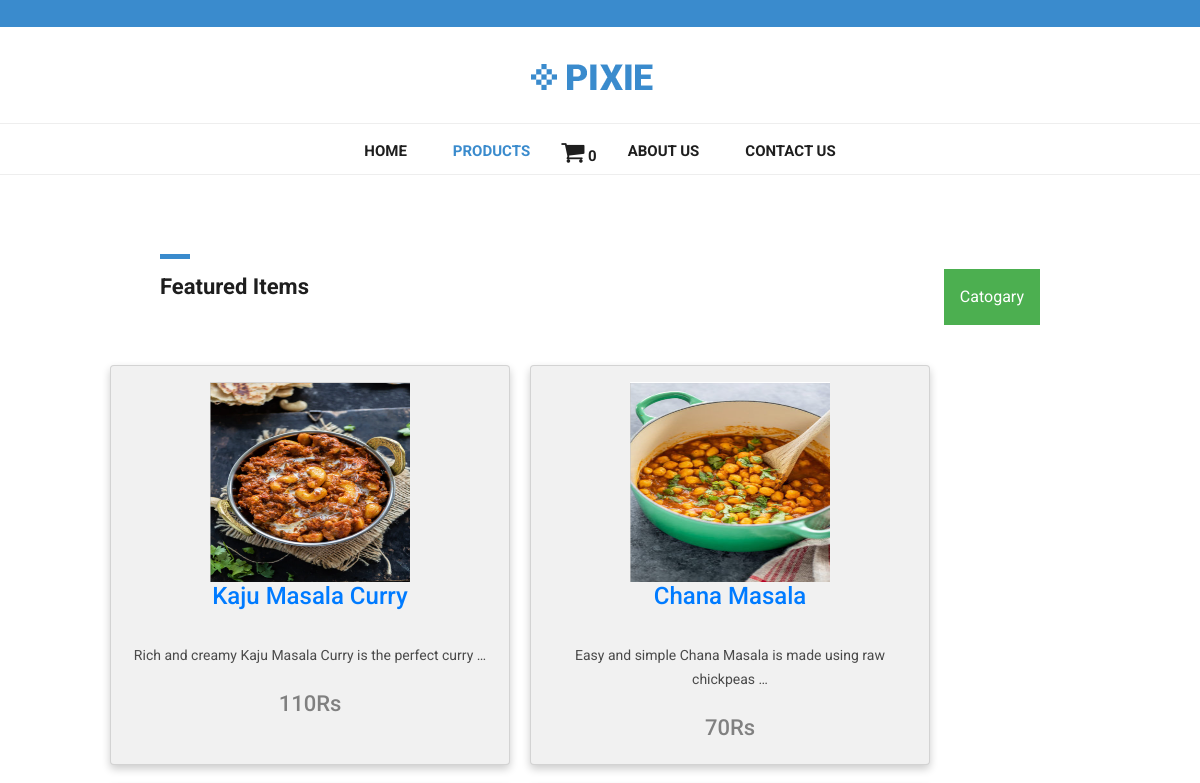
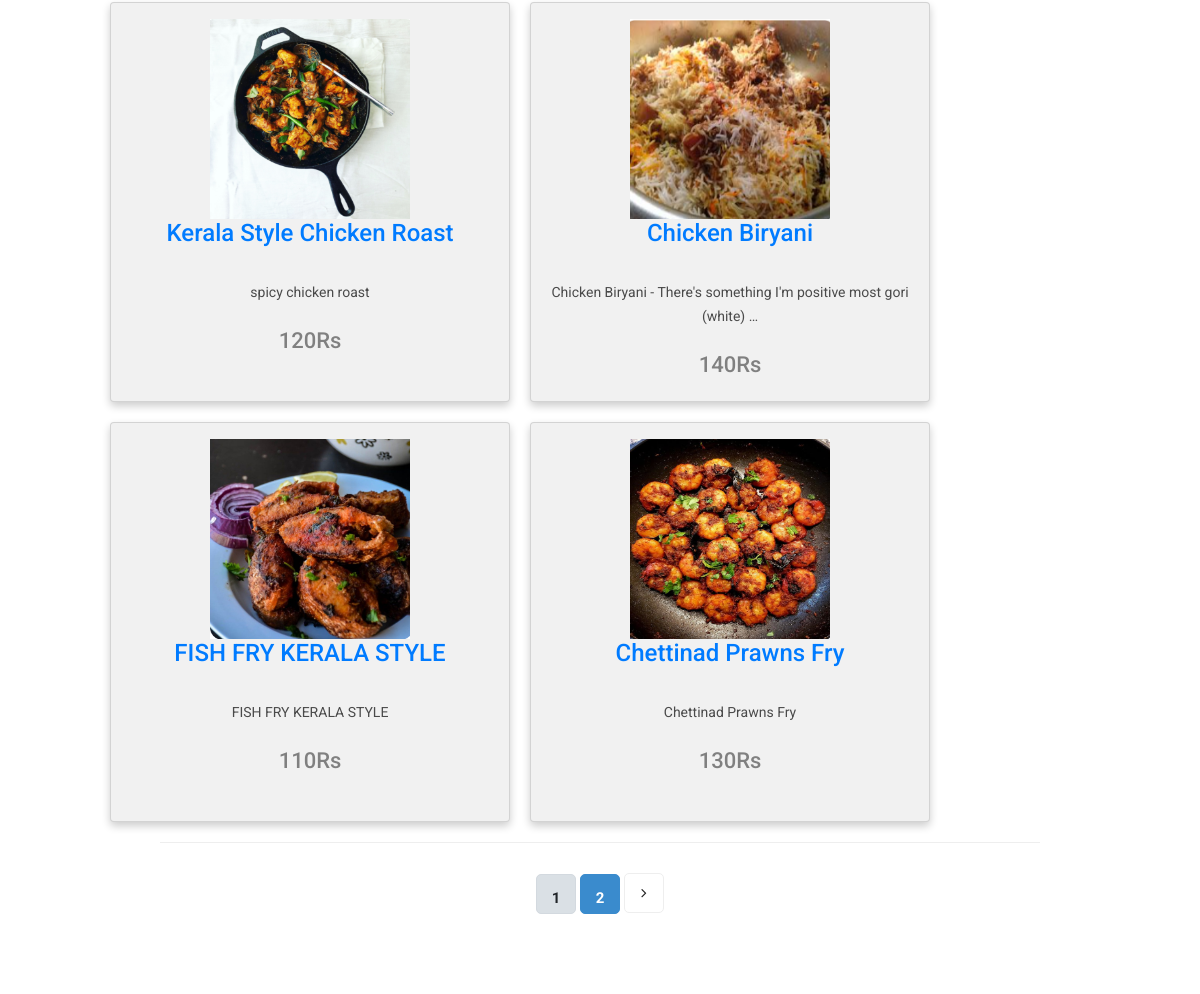
/details, run on the app's committed database (2 pictures, top to bottom).
### shop/models.py (models this page shows)
class product(models.Model):
    name = models.CharField(max_length=250, unique=True)
    slug = models.SlugField(max_length=250, unique=True)
    img=models.ImageField(upload_to='products')
    desc= models.TextField()
    stock=models.IntegerField()
    available=models.BooleanField()
    price=models.IntegerField()
    category=models.ForeignKey(categ,on_delete=models.CASCADE)
    def get_url(self):
        return reverse('single',args=[self.category.slug,self.slug])
    def __str__(self):
        return format(self.name)

### shop/views.py (the view)
# urls.py: path('details',views.details,name='details'),
def details(request,c_slug=None):
    c_page=None
    prodt=None
    if c_slug!=None:
        c_page=get_object_or_404(categ,slug=c_slug)
        prodt=product.objects.filter(category=c_page,available=True)
    else:
        prodt = product.objects.all().filter(available=True)
    cat=categ.objects.all()
    paginator=Paginator(prodt,6)
    try:
        page=int(request.GET.get('page','1'))
    except:
        page=1
    try:
        pro=paginator.page(page)
    except(EmptyPage,InvalidPage):
        pro=paginator.page(paginator.num_pages)
    return render(request,'products.html',{'p':prodt,'ct':cat,'pg':pro})

### cart/context_processor.py (called while the page is built)
def count(request):
    item_count=0
    if 'admin' in request.path:
        return {}
    else:
        try:
            ct=cartlist.objects.filter(cart_id=c_id(request))
            cti=item.objects.all().filter(cart=ct[:1])
            for c in cti:
                item_count+=c.quan
        except cartlist.DoesNotExist:
            item_count=0
        return dict(itc=item_count)

### cart/views.py (called while the page is built)
def c_id(request):
    ct_id=request.session.session_key
    if not ct_id:
        ct_id=request.session.create()
    return ct_id

### shop/models.py (called while the page is built)
    def get_url(self):
        return reverse('prod_cat',args=[self.slug])

### templates/products.html (shortened to what this page needs)
{% load static %}
<!DOCTYPE html>
<html lang="en">
  <head>
    <link href="{% static 'vendor/bootstrap/css/bootstrap.min.css' %}" rel="stylesheet">
    <link rel="stylesheet" href="{% static 'assets/css/fontawesome.css' %}">
    <link rel="stylesheet" href="{% static 'assets/css/tooplate-main.css' %}">
    <link rel="stylesheet" href="{% static 'assets/css/owl.css' %}">
  </head>
  <body>
    <div id="pre-header">
      <div class="container">
        <div class="row">
          <div class="col-md-12">
          </div>
        </div>
      </div>
    </div>
    <nav class="navbar navbar-expand-lg navbar-dark bg-dark static-top">
      <div class="container">
        <a class="navbar-brand" href="#"><img src="{% static 'assets/images/header-logo.png' %}" alt=""></a>
        <div class="collapse navbar-collapse" id="navbarResponsive">
          <ul class="navbar-nav ml-auto">
            <li class="nav-item">
              <a class="nav-link" href="/">Home</a>
            </li>
            <li class="nav-item active">
              <a class="nav-link" href="{% url 'details' %}">Products
              </a>
              <li>
              <a class="nav-link" href="cart/cartdetails"><i class="fa fa-shopping-cart" style="font-size:25px"></i> {{itc}}</a>
              </li>
            </li>
            <li class="nav-item">
              <a class="nav-link" href="{% url 'about' %}">About Us</a>
            </li>
            <li class="nav-item">
              <a class="nav-link" href="{% url 'contact' %}">Contact Us</a>
            </li>
          </ul>
        </div>
      </div>
    </nav>
    <div class="featured-page">
      <div class="container">
        <div class="row">
          <div class="col-md-4 col-sm-12">
            <div class="section-heading">
              <div class="line-dec"></div>
              <h1>Featured Items</h1>
            </div>
          </div>
          <div class="col-md-8 col-sm-12">
            <div id="filters" class="button-group">
              <div class="dropdown">
               <button class="dropbtn">Catogary</button>
              </div>
            </div>
          </div>
        </div>
      </div>
    </div>
<div class="row">
    {% for i in pg.object_list %}
    <a href="{{i.get_url}}">
      <div class="column">
             <div class="card" style="width:400px;height:400px">
               <center>
               <img src="{{i.img.url}}" alt="{{i.name}}" style="width:200px;height:200px"><br>
               <h4>{{i.name}}</h4><br>
                 <p>{{i.desc|truncatewords:10}}</p><br>
                <h6 class="price">{{i.price}}Rs</h6>
</center>
             </div>
      </div>
    </a>
     {% endfor %}
</div>
    <div class="page-navigation">
      <div class="container">
        <div class="row">
          <div class="col-md-12">
            <ul>
              {% for p in pg.paginator.page_range %}
              <li class="current-page"><a href="?page={{p}}" class="btn btn-light btn-sm {% if pg.number == p %} active {% endif %}">{{p}}</a></li>
{% endfor %}
              <li><a href="?page={{p}}"><i class="fa fa-angle-right"></i></a></li>
            </ul>
          </div>
        </div>
      </div>
    </div>
  </body>
</html>

### static/assets/css/tooplate-main.css (style rules this page uses)
body { font-family: 'Roboto', sans-serif; transition: all 0.5s; }
p { margin-bottom: 0px; font-size: 14px; color: #4a4a4a; line-height: 24px; }
a { text-decoration: none!important; }
.section-heading { margin-top: 80px; margin-bottom: 40px; }
.section-heading .line-dec { width: 30px; height: 5px; background-color: #3a8bcd; }
.section-heading h1 { font-size: 22px; font-weight: 700; color: #1e1e1e; margin-top: 15px; }
#pre-header { background-color: #3a8bcd; text-align: center; }
.navbar .navbar-brand { text-align: center; width: 100%; position: relative; padding: 25px 0px; }
.bg-dark { background-color: #fff!important; border-bottom: 1px solid #eee; }
#navbarResponsive { z-index: 999; position: absolute; left: 50%; top: 105px; transform: translateX(-50%); }
.navbar-dark .navbar-nav .nav-item { margin: 0px 15px; }
.navbar-dark .navbar-nav .nav-link { text-transform: uppercase; font-size: 15px; font-weight: 700; color: #1e1e1e; transition: all 0.5s; }
.navbar-dark .navbar-nav .nav-link:hover, .navbar-dark .navbar-nav .active>.nav-link, .navbar-dark .navbar-nav .nav-link.active, .navbar-dark .navbar-nav .nav-link.show, .navbar-dark .navbar-nav .show>.nav-link { color: #3a8bcd; }
.navbar:after { width: 100%; height: 1px; background-color: #eee; content: ''; position: absolute; left: 0; bottom: -52px; }
.featured-page { margin-top: 130px; margin-bottom: 40px; }
.featured-page .section-heading { margin-top: 0px; margin-bottom: 0px; }
.featured-page #filters { margin-top: 15px; text-align: right; }
.page-navigation ul { text-align: center; border-top: 1px solid #eee; padding: 30px 0px 0px 0px; margin: 0px 0px 80px 0px; }
.page-navigation ul li { display: inline-block; }
.page-navigation ul li a { width: 40px; height: 40px; display: inline-block; text-align: center; line-height: 38px; border: 1px solid #eee; border-radius: 5px; font-weight: 700; color: #1e1e1e; font-size: 15px; text-decoration: none; transition: all 0.5s; }
.page-navigation ul li a:hover, .page-navigation ul li.current-page a { background-color: #3a8bcd; border-color: #3a8bcd; color: #fff; }

### templates/products.html (style rules this page uses)
.dropbtn { background-color: #4CAF50; color: white; padding: 16px; font-size: 16px; border: none; cursor: pointer; }
.dropdown { position: relative; display: inline-block; }
.card { box-shadow: 0 4px 8px 0 rgba(0, 0, 0, 0.2); padding: 16px; text-align: center; background-color: #f1f1f1; }
.price { color: grey; font-size: 22px; }
.column { float: left; width: 25%; padding: 0 10px; }
.row { margin: 0 100px; }
.row:after { content: ""; display: table; clear: both; }
.column { width: 100%; display: block; margin-bottom: 20px; }

### data on the page
product: img (picture), name "Kaju Masala Curry", desc "Rich and creamy Kaju Masala Curry is the perfect curry …", price "110"
product: img (picture), name "Chana Masala", desc "Easy and simple Chana Masala is made using raw chickpeas …", price "70"
product: img (picture), name "Kerala Style Chicken Roast", desc "spicy chicken roast", price "120"
product: img (picture), name "Chicken Biryani", desc "Chicken Biryani - There's something I'm positive most gori (white) …", price "140"
product: img (picture), name "FISH FRY KERALA STYLE", desc "FISH FRY KERALA STYLE", price "110"
product: img (picture), name "Chettinad Prawns Fry", desc "Chettinad Prawns Fry", price "130"

### other printed values
{{ itc }} "0"
{{ p }} "1" "2"
